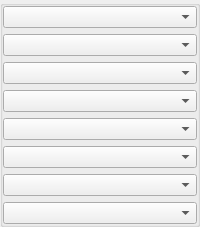
        <widget class="QGroupBox" name="groupBox_2">
         <property name="title">
          <string/>
         </property>
         <layout class="QVBoxLayout" name="verticalLayout_7">
          <property name="leftMargin">
           <number>0</number>
          </property>
          <property name="topMargin">
           <number>0</number>
          </property>
          <property name="rightMargin">
           <number>0</number>
          </property>
          <property name="bottomMargin">
           <number>0</number>
          </property>
          <item>
           <layout class="QGridLayout" name="gridLayout_3">
            <item row="0" column="0">
             <widget class="QComboBox" name="pointfrequency_cbx1"/>
            </item>
            <item row="3" column="0">
             <widget class="QComboBox" name="pointfrequency_cbx4"/>
            </item>
            <item row="9" column="0">
             <widget class="QComboBox" name="pointfrequency_cbx8"/>
            </item>
            <item row="2" column="0">
             <widget class="QComboBox" name="pointfrequency_cbx3"/>
            </item>
            <item row="8" column="0">
             <widget class="QComboBox" name="pointfrequency_cbx7"/>
            </item>
            <item row="1" column="0">
             <widget class="QComboBox" name="pointfrequency_cbx2"/>
            </item>
            <item row="4" column="0">
             <widget class="QComboBox" name="pointfrequency_cbx5"/>
            </item>
            <item row="6" column="0">
             <widget class="QComboBox" name="pointfrequency_cbx6"/>
            </item>
           </layout>
          </item>
         </layout>
        </widget>
